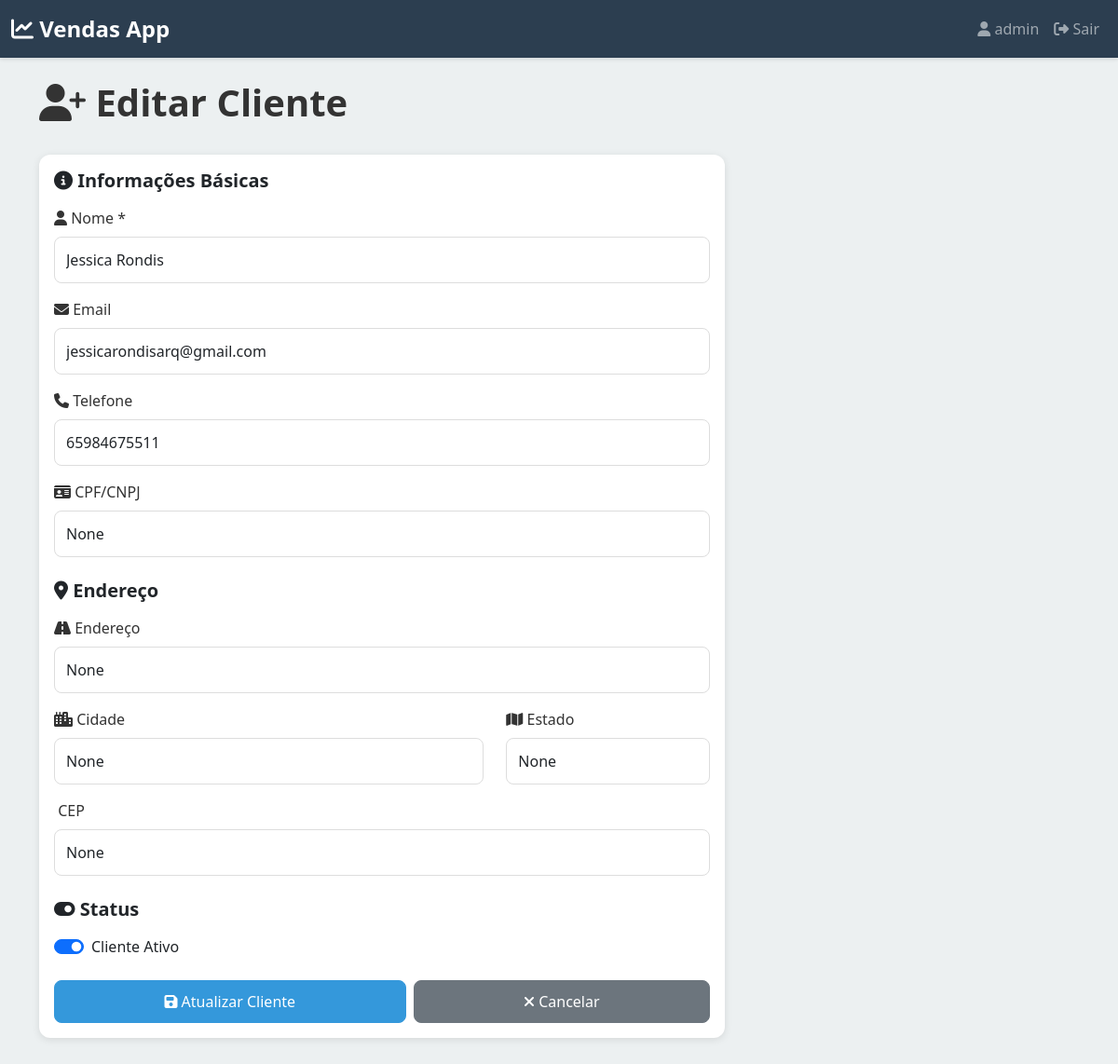
/clientes/1/editar/ (signed in), run on the app's committed database.
### vendas/models.py (models this page shows, shortened)
class Client(models.Model):
    usuario = models.ForeignKey(
        User,
        on_delete=models.CASCADE,
        related_name='clientes',
        help_text="Usuário proprietário do cliente"
    )
    nome = models.CharField(
        max_length=200,
        help_text="Nome completo do cliente"
    )
    email = models.EmailField(
        blank=True,
        null=True,
        help_text="Email do cliente"
    )
    telefone = models.CharField(
        max_length=20,
        blank=True,
        null=True,
        help_text="Telefone do cliente"
    )
    cpf_cnpj = models.CharField(
        max_length=20,
        blank=True,
        null=True,
        help_text="CPF ou CNPJ do cliente"
    )
    endereco = models.CharField(
        max_length=300,
        blank=True,
        null=True,
        help_text="Endereço do cliente"
    )
    cidade = models.CharField(
        max_length=100,
        blank=True,
        null=True,
        help_text="Cidade do cliente"
    )
    estado = models.CharField(
        max_length=2,
        blank=True,
        null=True,
        help_text="Estado (UF) do cliente"
    )
    cep = models.CharField(
        max_length=10,
        blank=True,
        null=True,
        help_text="CEP do cliente"
    )
    ativo = models.BooleanField(
        default=True,
        help_text="Se o cliente está ativo"
    )
    criado_em = models.DateTimeField(auto_now_add=True)
    atualizado_em = models.DateTimeField(auto_now=True)
    class Meta:
        verbose_name = "Cliente"
        verbose_name_plural = "Clientes"
        ordering = ['-criado_em']
        unique_together = ('usuario', 'nome')

### vendas/views.py (the view, shortened to what this page needs)
# urls.py: path('clientes/<int:pk>/editar/', views.cliente_edit, name='cliente_edit'),
@login_required(login_url='vendas:login')
def cliente_edit(request, pk):
    usuario = request.user
    try:
        cliente = Client.objects.get(pk=pk, usuario=usuario)
    except Client.DoesNotExist:
        messages.error(request, 'Cliente não encontrado!')
        return redirect('vendas:clientes_list')
    contexto = {
        'cliente': cliente,
        'edicao': True,
    }
    return render(request, 'vendas/clientes/form.html', contexto)

### templates/vendas/clientes/form.html (shortened to what this page needs)
{% extends 'base.html' %}
{% block content %}
<div class="row mt-4">
    <div class="col-12 mb-4">
        <h1 class="fw-bold">
            <i class="fas fa-user-plus"></i>
            {% if edicao %}Editar Cliente{% else %}Novo Cliente{% endif %}
        </h1>
    </div>
</div>
<div class="row">
    <div class="col-12 col-md-8">
        <div class="card">
            <div class="card-body">
                <form method="POST">
                    <h5 class="mb-3 fw-bold">
                        <i class="fas fa-info-circle"></i> Informações Básicas
                    </h5>
                    <div class="mb-3">
                        <label for="nome" class="form-label">
                            <i class="fas fa-user"></i> Nome *
                        </label>
                        <input
                            type="text"
                            class="form-control"
                            id="nome"
                            name="nome"
                            placeholder="Nome completo do cliente"
                            value="{% if cliente %}{{ cliente.nome }}{% endif %}"
                            required
                        >
                    </div>
                    <div class="mb-3">
                        <label for="email" class="form-label">
                            <i class="fas fa-envelope"></i> Email
                        </label>
                        <input
                            type="email"
                            class="form-control"
                            id="email"
                            name="email"
                            placeholder="email@example.com"
                            value="{% if cliente %}{{ cliente.email }}{% endif %}"
                        >
                    </div>
                    <div class="mb-3">
                        <label for="telefone" class="form-label">
                            <i class="fas fa-phone"></i> Telefone
                        </label>
                        <input
                            type="tel"
                            class="form-control"
                            id="telefone"
                            name="telefone"
                            placeholder="(11) 99999-9999"
                            value="{% if cliente %}{{ cliente.telefone }}{% endif %}"
                        >
                    </div>
                    <div class="mb-3">
                        <label for="cpf_cnpj" class="form-label">
                            <i class="fas fa-id-card"></i> CPF/CNPJ
                        </label>
                        <input
                            type="text"
                            class="form-control"
                            id="cpf_cnpj"
                            name="cpf_cnpj"
                            placeholder="000.000.000-00"
                            value="{% if cliente %}{{ cliente.cpf_cnpj }}{% endif %}"
                        >
                    </div>
                    <h5 class="mb-3 fw-bold mt-4">
                        <i class="fas fa-map-marker-alt"></i> Endereço
                    </h5>
                    <div class="mb-3">
                        <label for="endereco" class="form-label">
                            <i class="fas fa-road"></i> Endereço
                        </label>
                        <input
                            type="text"
                            class="form-control"
                            id="endereco"
                            name="endereco"
                            placeholder="Rua, número, complemento"
                            value="{% if cliente %}{{ cliente.endereco }}{% endif %}"
                        >
                    </div>
                    <div class="row">
                        <div class="col-md-8 mb-3">
                            <label for="cidade" class="form-label">
                                <i class="fas fa-city"></i> Cidade
                            </label>
                            <input
                                type="text"
                                class="form-control"
                                id="cidade"
                                name="cidade"
                                placeholder="São Paulo"
                                value="{% if cliente %}{{ cliente.cidade }}{% endif %}"
                            >
                        </div>
                        <div class="col-md-4 mb-3">
                            <label for="estado" class="form-label">
                                <i class="fas fa-map"></i> Estado
                            </label>
                            <input
                                type="text"
                                class="form-control"
                                id="estado"
                                name="estado"
                                placeholder="SP"
                                maxlength="2"
                                value="{% if cliente %}{{ cliente.estado }}{% endif %}"
                            >
                        </div>
                    </div>
                    <div class="mb-3">
                        <label for="cep" class="form-label">
                             CEP
                        </label>
                        <input
                            type="text"
                            class="form-control"
                            id="cep"
                            name="cep"
                            placeholder="00000-000"
                            value="{% if cliente %}{{ cliente.cep }}{% endif %}"
                        >
                    </div>
                    {% if edicao %}
                    <h5 class="mb-3 fw-bold mt-4">
                        <i class="fas fa-toggle-on"></i> Status
                    </h5>
                    <div class="mb-4">
                        <div class="form-check form-switch">
                            <input
                                class="form-check-input"
                                type="checkbox"
                                id="ativo"
                                name="ativo"
                                {% if cliente.ativo %}checked{% endif %}
                            >
                            <label class="form-check-label" for="ativo">
                                Cliente Ativo
                            </label>
                        </div>
                    </div>
                    {% endif %}
                    <div class="d-flex gap-2">
                        <button type="submit" class="btn btn-primary flex-grow-1">
                            <i class="fas fa-save"></i>
                            {% if edicao %}Atualizar{% else %}Criar{% endif %} Cliente
                        </button>
                        <a href="{% url 'vendas:clientes_list' %}" class="btn btn-secondary flex-grow-1">
                            <i class="fas fa-times"></i> Cancelar
                        </a>
                    </div>
                </form>
            </div>
        </div>
    </div>
</div>
{% endblock %}

### templates/base.html (shortened to what this page needs)
<!DOCTYPE html>
<html lang="pt-BR">
<head>
    <link href="https://cdn.jsdelivr.net/npm/bootstrap@5.3.0/dist/css/bootstrap.min.css" rel="stylesheet">
    <link rel="stylesheet" href="https://cdnjs.cloudflare.com/ajax/libs/font-awesome/6.4.0/css/all.min.css">
</head>
<body>
    {% if user.is_authenticated %}
    <nav class="navbar navbar-expand-lg navbar-dark">
        <div class="container-fluid">
            <a class="navbar-brand" href="{% url 'vendas:home' %}">
                <i class="fas fa-chart-line"></i> Vendas App
            </a>
            <div class="collapse navbar-collapse" id="navbarNav">
                <ul class="navbar-nav ms-auto">
                    <li class="nav-item">
                        <span class="nav-link">
                            <i class="fas fa-user"></i> {{ user.first_name|default:user.username }}
                        </span>
                    </li>
                    <li class="nav-item">
                        <a class="nav-link" href="{% url 'vendas:logout' %}">
                            <i class="fas fa-sign-out-alt"></i> Sair
                        </a>
                    </li>
                </ul>
            </div>
        </div>
    </nav>
    {% endif %}
    <div class="main-container">
        <div class="container">
            {% block content %}{% endblock %}
        </div>
    </div>
</body>
</html>

### templates/base.html (style rules this page uses)
:root { --primary-color: #2c3e50; --secondary-color: #3498db; --success-color: #27ae60; --danger-color: #e74c3c; --warning-color: #f39c12; --light-bg: #ecf0f1; }
* { margin: 0; padding: 0; box-sizing: border-box; }
body { font-family: 'Segoe UI', Tahoma, Geneva, Verdana, sans-serif; background-color: var(--light-bg); color: #333; }
.navbar { background-color: var(--primary-color); box-shadow: 0 2px 4px rgba(0, 0, 0, 0.1); }
.navbar-brand { font-weight: bold; font-size: 1.5rem; }
.main-container { min-height: 100vh; padding-bottom: 80px; }
.card { border: none; border-radius: 12px; box-shadow: 0 2px 8px rgba(0, 0, 0, 0.1); margin-bottom: 20px; }
.btn { border-radius: 8px; font-weight: 500; padding: 10px 20px; transition: all 0.3s ease; }
.btn-primary { background-color: var(--secondary-color); border-color: var(--secondary-color); }
.form-control, .form-select { border-radius: 8px; border: 1px solid #ddd; padding: 12px; font-size: 1rem; }
.form-label { font-weight: 500; margin-bottom: 8px; color: #333; }

### data on the page
Client: nome "Jessica Rondis", email "jessicarondisarq@gmail.com", telefone "65984675511", cpf_cnpj "None", endereco "None", cidade "None", estado "None", cep "None", ativo "☑"

### other printed values
{{ user.first_name|default:user.username }} "admin"
